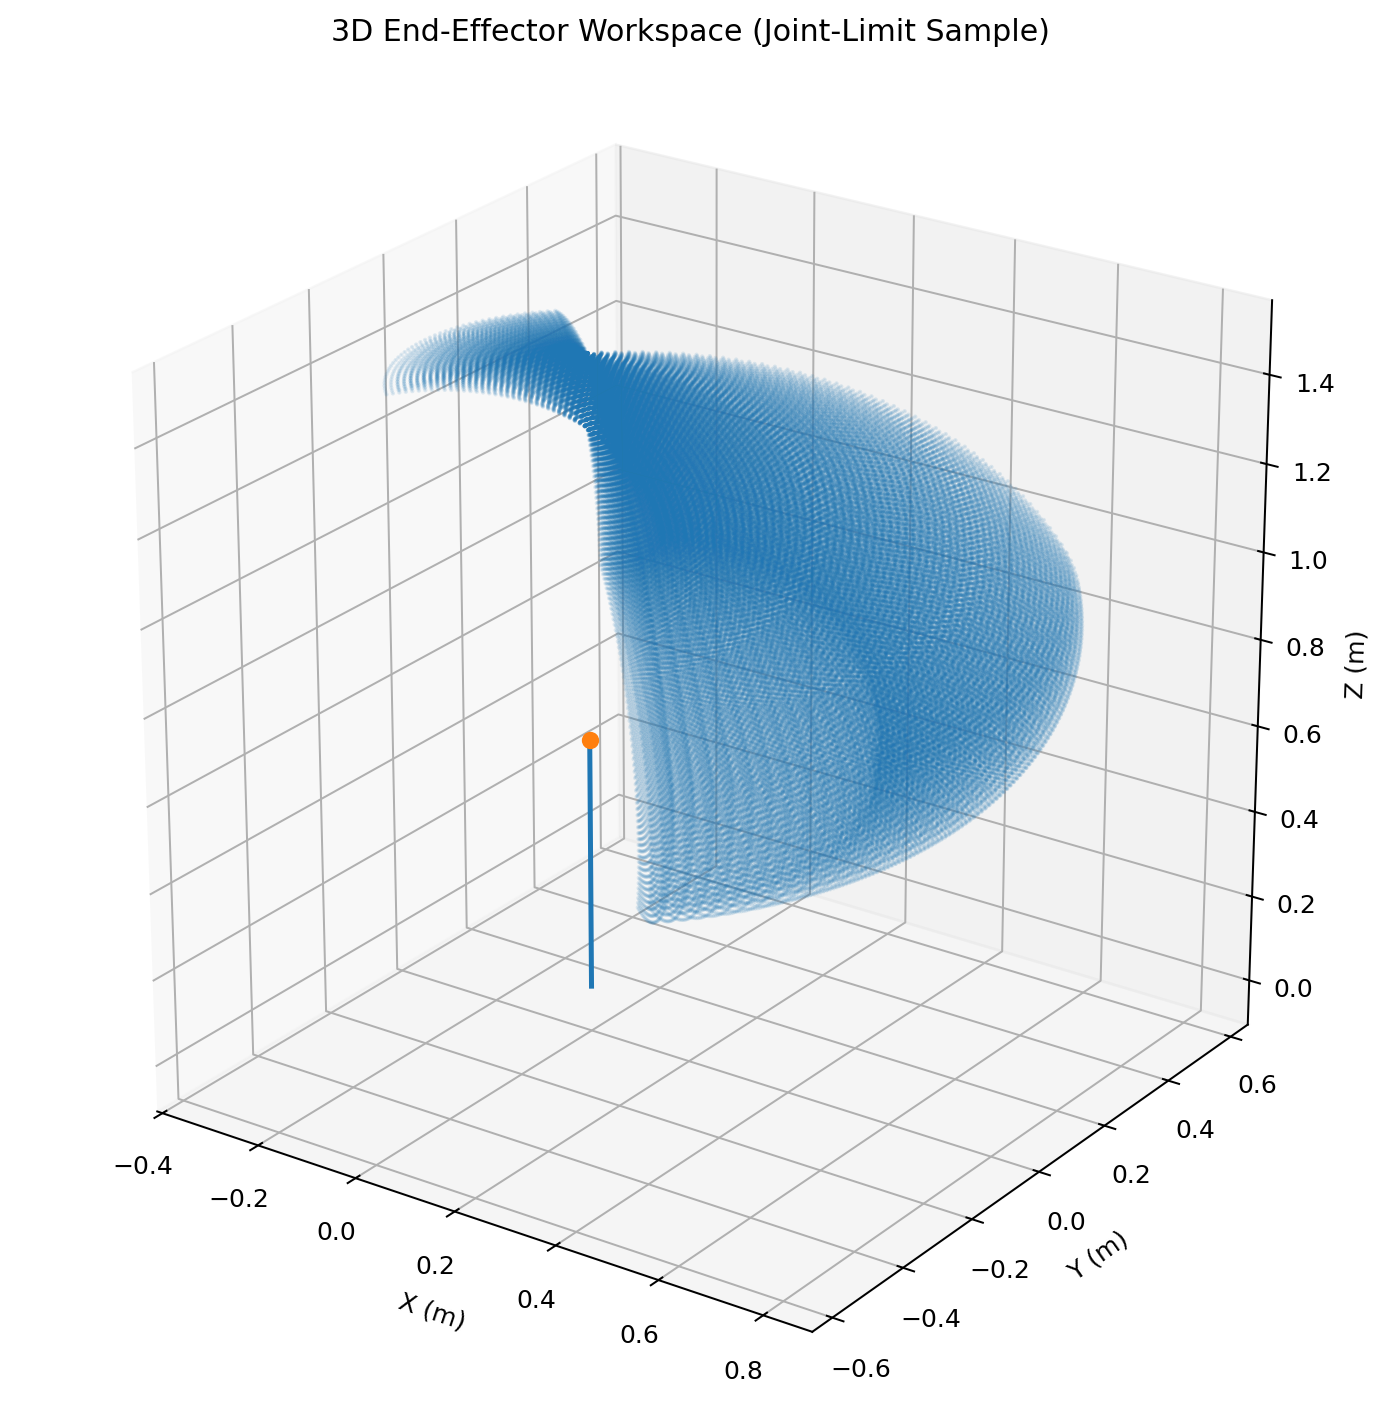

The Python source for this figure:
import numpy as np
import matplotlib.pyplot as plt

# Dimensions and joint limits from the supplied MuJoCo XML
L1 = 0.5
L2 = 0.4
BASE_Z = 0.58

base_angles = np.deg2rad(np.linspace(-45, 45, 41))
shoulder_angles = np.deg2rad(np.linspace(-123, -35, 61))
elbow_angles = np.deg2rad(np.linspace(25, 116, 61))

B, Q1, Q2 = np.meshgrid(
    base_angles, shoulder_angles, elbow_angles, indexing="ij"
)

# Endpoint position for two +Y-axis hinges, followed by base Z rotation.
r = L1 * np.cos(Q1) + L2 * np.cos(Q1 + Q2)
X = r * np.cos(B)
Y = r * np.sin(B)
Z = BASE_Z - L1 * np.sin(Q1) - L2 * np.sin(Q1 + Q2)

fig = plt.figure(figsize=(10, 8))
ax = fig.add_subplot(111, projection="3d")
ax.scatter(X.ravel(), Y.ravel(), Z.ravel(), s=0.5, alpha=0.12)

# Show the base axis and shoulder height
ax.plot([0, 0], [0, 0], [0.0, BASE_Z], linewidth=2)
ax.scatter([0], [0], [BASE_Z], s=35)

ax.set_title("3D End-Effector Workspace (Joint-Limit Sample)")
ax.set_xlabel("X (m)")
ax.set_ylabel("Y (m)")
ax.set_zlabel("Z (m)")
ax.set_box_aspect((1, 1, 1))
ax.view_init(elev=24, azim=-55)
plt.tight_layout()
plt.show()
